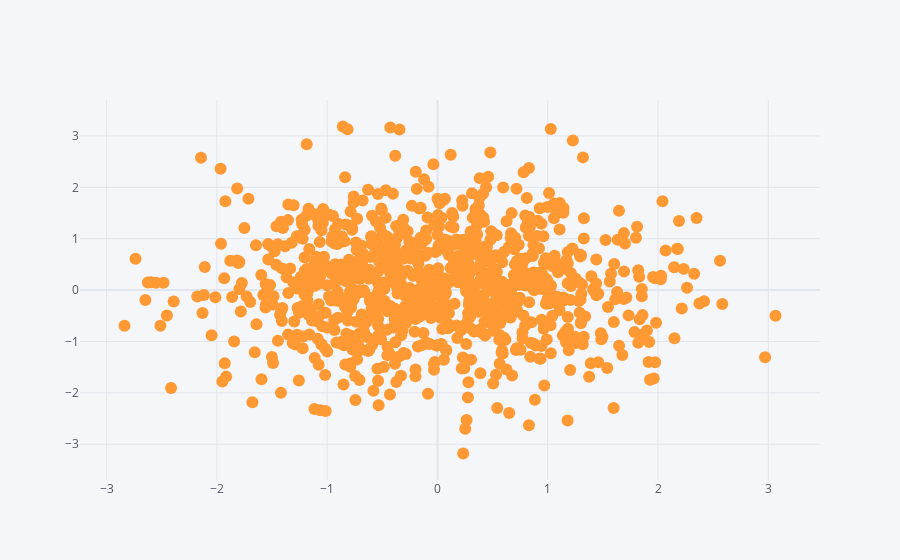

Notebook code cell kept with this figure:
### Code cell
df.iplot(x='id' , y='salary', kind='scatter', mode='markers')

### Figure 1 — Plotly figure (JSON) as saved in the notebook; plotly's stock layout.template omitted (floating-point values rounded to 4 significant figures; data arrays with more than 128 entries replaced by an {"elided": "..."} marker saying what was removed)
{"data": [{"line": {"color": "rgba(255, 153, 51, 1.0)", "dash": "solid", "shape": "linear", "width": 1.3}, "marker": {"size": 12, "symbol": "circle"}, "mode": "markers", "name": "salary", "text": "", "type": "scatter", "x": {"elided": "1000 float values"}, "y": {"elided": "1000 float values"}}], "layout": {"legend": {"bgcolor": "#F5F6F9", "font": {"color": "#4D5663"}}, "paper_bgcolor": "#F5F6F9", "plot_bgcolor": "#F5F6F9", "title": {"font": {"color": "#4D5663"}}, "xaxis": {"gridcolor": "#E1E5ED", "showgrid": true, "tickfont": {"color": "#4D5663"}, "title": {"font": {"color": "#4D5663"}, "text": ""}, "zerolinecolor": "#E1E5ED"}, "yaxis": {"gridcolor": "#E1E5ED", "showgrid": true, "tickfont": {"color": "#4D5663"}, "title": {"font": {"color": "#4D5663"}, "text": ""}, "zerolinecolor": "#E1E5ED"}}}
